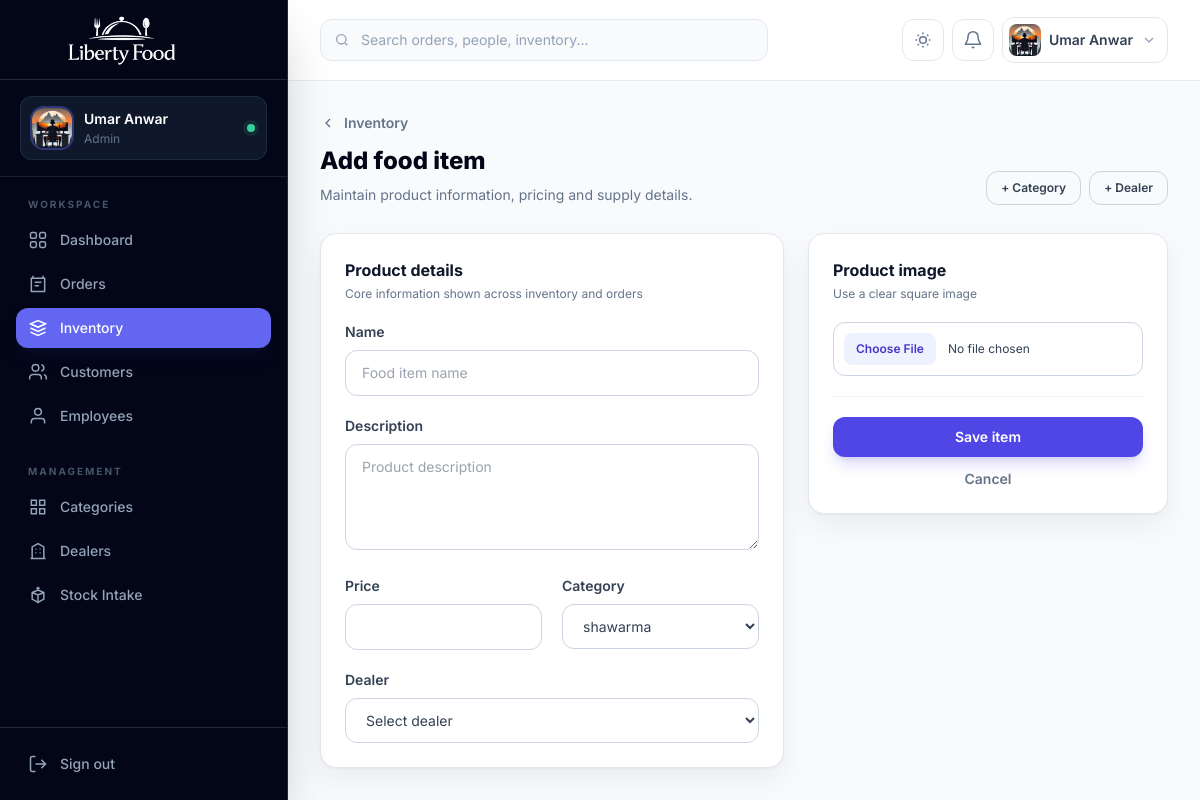
/foods/add/ (signed in), run on the app's committed database.
### accounts/models.py (models this page shows, shortened)
class CustomUser(AbstractUser):
    email = models.EmailField(unique=True)
    ROLE_CHOICES = (
        ('admin', 'Admin'),
        ('employee', 'Employee'),
        ('customer', 'Customer'),
    )
    role = models.CharField(
        max_length=20,
        choices=ROLE_CHOICES,
        default='customer'
    )
    phone = models.CharField(
        max_length=15,
        blank=True,
        null=True
    )
    profile_image = models.ImageField(
        upload_to='profiles/',
        blank=True,
        null=True
    )

### core_app/views.py (the view, shortened to what this page needs)
# urls.py: path('foods/add/', views.fooditem_add, name='fooditem_add'),
@admin_required
def fooditem_add(request):
    if request.method != "POST":
        return render(request, "fooditem_form.html", {
            "categories": Category.objects.all(),
            "dealers": Dealer.objects.all()
        })

### templates/fooditem_form.html (shortened to what this page needs)
{% extends "base.html" %}
{% block content %}
<div class="mb-7 flex flex-col gap-4 sm:flex-row sm:items-end sm:justify-between"><div><a href="{% url 'fooditem_list' %}" class="mb-3 inline-flex items-center gap-2 text-sm font-semibold text-slate-500 hover:text-indigo-600"><svg class="h-4 w-4" viewBox="0 0 24 24" fill="none" stroke="currentColor" stroke-width="2"><path d="m15 18-6-6 6-6"/></svg> Inventory</a><h1 class="text-2xl font-extrabold text-slate-950 dark:text-white">{% if item %}Edit{% else %}Add{% endif %} food item</h1><p class="mt-2 text-sm text-slate-500">Maintain product information, pricing and supply details.</p></div><div class="flex gap-2"><a href="{% url 'add_category' %}" class="rounded-xl border border-slate-300 px-3.5 py-2 text-xs font-semibold dark:border-slate-700">+ Category</a><a href="{% url 'add_dealer' %}" class="rounded-xl border border-slate-300 px-3.5 py-2 text-xs font-semibold dark:border-slate-700">+ Dealer</a></div></div>
<form method="post" enctype="multipart/form-data" class="grid gap-6 lg:grid-cols-[minmax(0,1fr)_360px]">{% csrf_token %}
  <section class="space-y-5 rounded-2xl border border-slate-200 bg-white p-6 shadow-soft dark:border-slate-800 dark:bg-slate-900"><div><h2 class="font-bold text-slate-900 dark:text-white">Product details</h2><p class="mt-1 text-xs text-slate-500">Core information shown across inventory and orders</p></div><div><label class="mb-2 block text-sm font-semibold">Name</label><input type="text" name="name" value="{{ item.name|default:'' }}" placeholder="Food item name" required class="w-full rounded-xl border border-slate-300 bg-white px-4 py-3 text-sm outline-none focus:border-indigo-500 focus:ring-4 focus:ring-indigo-500/10 dark:border-slate-700 dark:bg-slate-950"></div><div><label class="mb-2 block text-sm font-semibold">Description</label><textarea name="description" rows="4" placeholder="Product description" class="w-full rounded-xl border border-slate-300 bg-white px-4 py-3 text-sm outline-none focus:border-indigo-500 focus:ring-4 focus:ring-indigo-500/10 dark:border-slate-700 dark:bg-slate-950">{{ item.description|default:'' }}</textarea></div><div class="grid gap-5 sm:grid-cols-2"><div><label class="mb-2 block text-sm font-semibold">Price</label><input type="number" step="0.01" name="price" value="{{ item.price|default:'' }}" required class="w-full rounded-xl border border-slate-300 bg-white px-4 py-3 text-sm outline-none focus:border-indigo-500 focus:ring-4 focus:ring-indigo-500/10 dark:border-slate-700 dark:bg-slate-950"></div><div><label class="mb-2 block text-sm font-semibold">Category</label><select name="category" required class="w-full rounded-xl border border-slate-300 bg-white px-4 py-3 text-sm outline-none focus:border-indigo-500 focus:ring-4 focus:ring-indigo-500/10 dark:border-slate-700 dark:bg-slate-950">{% for cat in categories %}<option value="{{ cat.id }}" {% if item.category.id == cat.id %}selected{% endif %}>{{ cat.name }}</option>{% endfor %}</select></div></div><div><label class="mb-2 block text-sm font-semibold">Dealer</label><select name="dealer" class="w-full rounded-xl border border-slate-300 bg-white px-4 py-3 text-sm outline-none focus:border-indigo-500 focus:ring-4 focus:ring-indigo-500/10 dark:border-slate-700 dark:bg-slate-950"><option value="">Select dealer</option>{% for d in dealers %}<option value="{{ d.id }}" {% if item.dealer.id == d.id %}selected{% endif %}>{{ d.name }}</option>{% endfor %}</select></div></section>
  <aside class="h-fit space-y-5 rounded-2xl border border-slate-200 bg-white p-6 shadow-soft dark:border-slate-800 dark:bg-slate-900"><div><h2 class="font-bold text-slate-900 dark:text-white">Product image</h2><p class="mt-1 text-xs text-slate-500">Use a clear square image</p></div>{% if item.image %}<img src="{{ item.image.url }}" alt="{{ item.name }}" class="aspect-square w-full rounded-2xl object-cover ring-1 ring-slate-200 dark:ring-slate-700">{% endif %}<input type="file" name="image" accept="image/*" class="block w-full rounded-xl border border-slate-300 bg-white p-2.5 text-xs file:mr-3 file:rounded-lg file:border-0 file:bg-indigo-50 file:px-3 file:py-2 file:font-semibold file:text-indigo-700 dark:border-slate-700 dark:bg-slate-950"><div class="flex flex-col gap-3 border-t border-slate-100 pt-5 dark:border-slate-800"><button type="submit" class="rounded-xl bg-indigo-600 px-5 py-2.5 text-sm font-semibold text-white shadow-lg shadow-indigo-600/20 hover:bg-indigo-700">Save item</button><a href="{% url 'fooditem_list' %}" class="text-center text-sm font-semibold text-slate-500">Cancel</a></div></aside>
</form>
{% endblock %}

### templates/base.html (shortened to what this page needs)
{% load static %}
<!DOCTYPE html>
<html lang="en" class="h-full scroll-smooth">
<head>
  <script src="https://cdn.tailwindcss.com"></script>
</head>
<body class="h-full bg-slate-50 font-sans text-slate-700 antialiased dark:bg-slate-950 dark:text-slate-300">
  <aside id="sidebar" class="fixed inset-y-0 left-0 z-50 flex w-72 -translate-x-full flex-col border-r border-slate-800 bg-slate-950 text-slate-300 shadow-2xl transition-transform duration-300 lg:translate-x-0">
    <div class="flex h-20 items-center gap-3 border-b border-slate-800 px-5">
      <a href="{% url 'home' %}" class="block h-16 w-52" aria-label="Liberty Food home">
        <img src="{% static 'liberty-food-logo-cropped.png' %}" alt="Liberty Food" class="h-full w-full object-contain">
      </a>
    </div>
    <div class="border-b border-slate-800/80 px-5 py-4">
      <div class="flex items-center gap-3 rounded-xl bg-slate-900 px-3 py-3 ring-1 ring-inset ring-slate-800">
        {% if request.user.profile_image %}
          <img src="{{ request.user.profile_image.url }}" alt="{{ request.user.username }}" class="h-10 w-10 rounded-xl object-cover ring-2 ring-indigo-500/40">
        {% else %}
          <div class="flex h-10 w-10 items-center justify-center rounded-xl bg-indigo-500/15 text-sm font-bold uppercase text-indigo-300 ring-1 ring-inset ring-indigo-500/30">
            {{ request.user.username|slice:":1" }}
          </div>
        {% endif %}
        <div class="min-w-0">
          <p class="truncate text-sm font-semibold text-white">{{ request.user.get_full_name|default:request.user.username }}</p>
          <p class="mt-0.5 truncate text-xs capitalize text-slate-500">{{ request.user.role|default:"Team member" }}</p>
        </div>
        <span class="ml-auto h-2 w-2 rounded-full bg-emerald-400 ring-4 ring-emerald-400/10" title="Online"></span>
      </div>
    </div>
    <nav class="flex-1 overflow-y-auto px-4 py-5" aria-label="Primary navigation">
      <p class="mb-2 px-3 text-[10px] font-bold uppercase tracking-[.2em] text-slate-600">Workspace</p>
      <div class="space-y-1">
        <a href="{% url 'home' %}" class="nav-link flex items-center gap-3 rounded-xl px-3 py-2.5 text-sm font-medium transition {% if request.resolver_match.url_name == 'home' %}bg-indigo-500 text-white shadow-lg shadow-indigo-950/30{% else %}text-slate-400 hover:bg-slate-900 hover:text-white{% endif %}">
          <svg class="h-5 w-5" viewBox="0 0 24 24" fill="none" stroke="currentColor" stroke-width="1.8"><rect x="3" y="3" width="7" height="7" rx="2"/><rect x="14" y="3" width="7" height="7" rx="2"/><rect x="3" y="14" width="7" height="7" rx="2"/><rect x="14" y="14" width="7" height="7" rx="2"/></svg>
          Dashboard
        </a>
        {% if request.user.role == 'admin' or request.user.is_superuser %}<a href="{% url 'order_list' %}" class="nav-link flex items-center gap-3 rounded-xl px-3 py-2.5 text-sm font-medium transition {% if 'order' in request.resolver_match.url_name %}bg-indigo-500 text-white shadow-lg shadow-indigo-950/30{% else %}text-slate-400 hover:bg-slate-900 hover:text-white{% endif %}">
          <svg class="h-5 w-5" viewBox="0 0 24 24" fill="none" stroke="currentColor" stroke-width="1.8"><path d="M6 2v4M18 2v4M4 5h16v16H4z"/><path d="M8 10h8M8 14h5"/></svg>
          Orders
        </a>
        <a href="{% url 'fooditem_list' %}" class="nav-link flex items-center gap-3 rounded-xl px-3 py-2.5 text-sm font-medium transition {% if 'fooditem' in request.resolver_match.url_name or request.resolver_match.url_name == 'food_quantity' %}bg-indigo-500 text-white shadow-lg shadow-indigo-950/30{% else %}text-slate-400 hover:bg-slate-900 hover:text-white{% endif %}">
          <svg class="h-5 w-5" viewBox="0 0 24 24" fill="none" stroke="currentColor" stroke-width="1.8"><path d="m3 7 9-4 9 4-9 4-9-4Z"/><path d="m3 7 9 4 9-4M3 12l9 4 9-4M3 17l9 4 9-4"/></svg>
          Inventory
        </a>
        <a href="{% url 'customer_list' %}" class="nav-link flex items-center gap-3 rounded-xl px-3 py-2.5 text-sm font-medium transition {% if 'customer' in request.resolver_match.url_name %}bg-indigo-500 text-white shadow-lg shadow-indigo-950/30{% else %}text-slate-400 hover:bg-slate-900 hover:text-white{% endif %}">
          <svg class="h-5 w-5" viewBox="0 0 24 24" fill="none" stroke="currentColor" stroke-width="1.8"><path d="M16 21v-2a4 4 0 0 0-4-4H6a4 4 0 0 0-4 4v2"/><circle cx="9" cy="7" r="4"/><path d="M22 21v-2a4 4 0 0 0-3-3.87M16 3.13a4 4 0 0 1 0 7.75"/></svg>
          Customers
        </a>
        <a href="{% url 'employee_list' %}" class="nav-link flex items-center gap-3 rounded-xl px-3 py-2.5 text-sm font-medium transition {% if 'employee' in request.resolver_match.url_name or 'salary' in request.resolver_match.url_name %}bg-indigo-500 text-white shadow-lg shadow-indigo-950/30{% else %}text-slate-400 hover:bg-slate-900 hover:text-white{% endif %}">
          <svg class="h-5 w-5" viewBox="0 0 24 24" fill="none" stroke="currentColor" stroke-width="1.8"><path d="M20 21v-2a4 4 0 0 0-4-4H8a4 4 0 0 0-4 4v2"/><circle cx="12" cy="7" r="4"/></svg>
          Employees
        </a>{% endif %}
      </div>
      {% if request.user.role == 'admin' or request.user.is_superuser %}<p class="mb-2 mt-7 px-3 text-[10px] font-bold uppercase tracking-[.2em] text-slate-600">Management</p>
      <div class="space-y-1">
        <a href="{% url 'category_list' %}" class="nav-link flex items-center gap-3 rounded-xl px-3 py-2.5 text-sm font-medium transition {% if 'category' in request.resolver_match.url_name %}bg-indigo-500 text-white{% else %}text-slate-400 hover:bg-slate-900 hover:text-white{% endif %}">
          <svg class="h-5 w-5" viewBox="0 0 24 24" fill="none" stroke="currentColor" stroke-width="1.8"><path d="M4 4h6v6H4zM14 4h6v6h-6zM4 14h6v6H4zM14 14h6v6h-6z"/></svg>
          Categories
        </a>
        <a href="{% url 'dealer_list' %}" class="nav-link flex items-center gap-3 rounded-xl px-3 py-2.5 text-sm font-medium transition {% if 'dealer' in request.resolver_match.url_name %}bg-indigo-500 text-white{% else %}text-slate-400 hover:bg-slate-900 hover:text-white{% endif %}">
          <svg class="h-5 w-5" viewBox="0 0 24 24" fill="none" stroke="currentColor" stroke-width="1.8"><path d="M3 21h18M5 21V7l7-4 7 4v14M9 10h1M14 10h1M9 14h1M14 14h1"/></svg>
          Dealers
        </a>
        <a href="{% url 'food_quantity' %}" class="nav-link flex items-center gap-3 rounded-xl px-3 py-2.5 text-sm font-medium transition {% if request.resolver_match.url_name == 'food_quantity' %}bg-indigo-500 text-white{% else %}text-slate-400 hover:bg-slate-900 hover:text-white{% endif %}">
          <svg class="h-5 w-5" viewBox="0 0 24 24" fill="none" stroke="currentColor" stroke-width="1.8"><path d="M12 22V12M5 9l7 3 7-3M5 9l7-3 7 3v8l-7 4-7-4V9Z"/><path d="M12 2v4M10 4h4"/></svg>
          Stock Intake
        </a>
      </div>{% endif %}
    </nav>
    <div class="border-t border-slate-800 p-4">
      <a href="{% url 'logout' %}" class="flex items-center gap-3 rounded-xl px-3 py-2.5 text-sm font-medium text-slate-400 transition hover:bg-red-500/10 hover:text-red-400">
        <svg class="h-5 w-5" viewBox="0 0 24 24" fill="none" stroke="currentColor" stroke-width="1.8"><path d="M9 21H5a2 2 0 0 1-2-2V5a2 2 0 0 1 2-2h4M16 17l5-5-5-5M21 12H9"/></svg>
        Sign out
      </a>
    </div>
  </aside>
  <div id="app-main" class="min-h-full transition-all duration-300 lg:ml-72">
    <header id="topbar" class="sticky top-0 z-30 border-b border-slate-200/80 bg-white/90 backdrop-blur-xl dark:border-slate-800 dark:bg-slate-950/85">
      <div class="flex h-20 items-center gap-3 px-4 sm:px-6 lg:px-8">
        {% if request.user.role == 'admin' or request.user.is_superuser %}<form method="GET" action="{% url 'global_search' %}" class="relative hidden w-full max-w-md md:block">
          <input type="search" name="q" placeholder="Search orders, people, inventory..." class="w-full rounded-xl border border-slate-200 bg-slate-50 py-2.5 pl-10 pr-4 text-sm text-slate-900 outline-none transition placeholder:text-slate-400 focus:border-indigo-500 focus:ring-4 focus:ring-indigo-500/10 dark:border-slate-800 dark:bg-slate-900 dark:text-white">
        </form>{% endif %}
        <div class="ml-auto flex items-center gap-2">
          <button id="theme-toggle" type="button" class="rounded-xl border border-slate-200 p-2.5 text-slate-500 transition hover:border-indigo-200 hover:bg-indigo-50 hover:text-indigo-600 dark:border-slate-800 dark:text-slate-400 dark:hover:border-indigo-900 dark:hover:bg-indigo-950/50 dark:hover:text-indigo-400" aria-label="Toggle color theme">
            <svg class="h-5 w-5 dark:hidden" viewBox="0 0 24 24" fill="none" stroke="currentColor" stroke-width="1.8"><path d="M12 3v2M12 19v2M3 12h2M19 12h2M5.64 5.64l1.42 1.42M16.94 16.94l1.42 1.42M18.36 5.64l-1.42 1.42M7.06 16.94l-1.42 1.42"/><circle cx="12" cy="12" r="4"/></svg>
          </button>
          <div class="relative">
            <button id="notification-trigger" type="button" class="relative rounded-xl border border-slate-200 p-2.5 text-slate-500 transition hover:bg-slate-50 dark:border-slate-800 dark:text-slate-400 dark:hover:bg-slate-900" aria-label="Notifications" aria-expanded="false">
              <svg class="h-5 w-5" viewBox="0 0 24 24" fill="none" stroke="currentColor" stroke-width="1.8"><path d="M18 8a6 6 0 0 0-12 0c0 7-3 7-3 9h18c0-2-3-2-3-9M13.7 21h-3.4"/></svg>
            </button>
          </div>
          <div class="relative">
            <button id="profile-trigger" type="button" class="flex items-center gap-2 rounded-xl border border-slate-200 bg-white p-1.5 pr-2.5 transition hover:bg-slate-50 dark:border-slate-800 dark:bg-slate-900 dark:hover:bg-slate-800" aria-expanded="false">
              {% if request.user.profile_image %}
                <img src="{{ request.user.profile_image.url }}" alt="" class="h-8 w-8 rounded-lg object-cover">
              {% else %}
                <span class="flex h-8 w-8 items-center justify-center rounded-lg bg-indigo-100 text-xs font-bold uppercase text-indigo-700 dark:bg-indigo-500/15 dark:text-indigo-300">{{ request.user.username|slice:":1" }}</span>
              {% endif %}
              <span class="hidden max-w-32 truncate text-sm font-semibold text-slate-700 dark:text-slate-200 sm:block">{{ request.user.get_full_name|default:request.user.username }}</span>
              <svg class="hidden h-4 w-4 text-slate-400 sm:block" viewBox="0 0 24 24" fill="none" stroke="currentColor" stroke-width="2"><path d="m6 9 6 6 6-6"/></svg>
            </button>
          </div>
        </div>
      </div>
    </header>
    <main class="px-4 py-6 sm:px-6 lg:px-8 lg:py-8">
      <div class="mx-auto max-w-[1600px]">
        {% block content %}{% endblock %}
      </div>
    </main>
  </div>
</body>
</html>

### data on the page
CustomUser: user.profile_image (picture), user.get_full_name "Umar Anwar", user.role "Admin"

### other printed values
form field category "shawarma"
